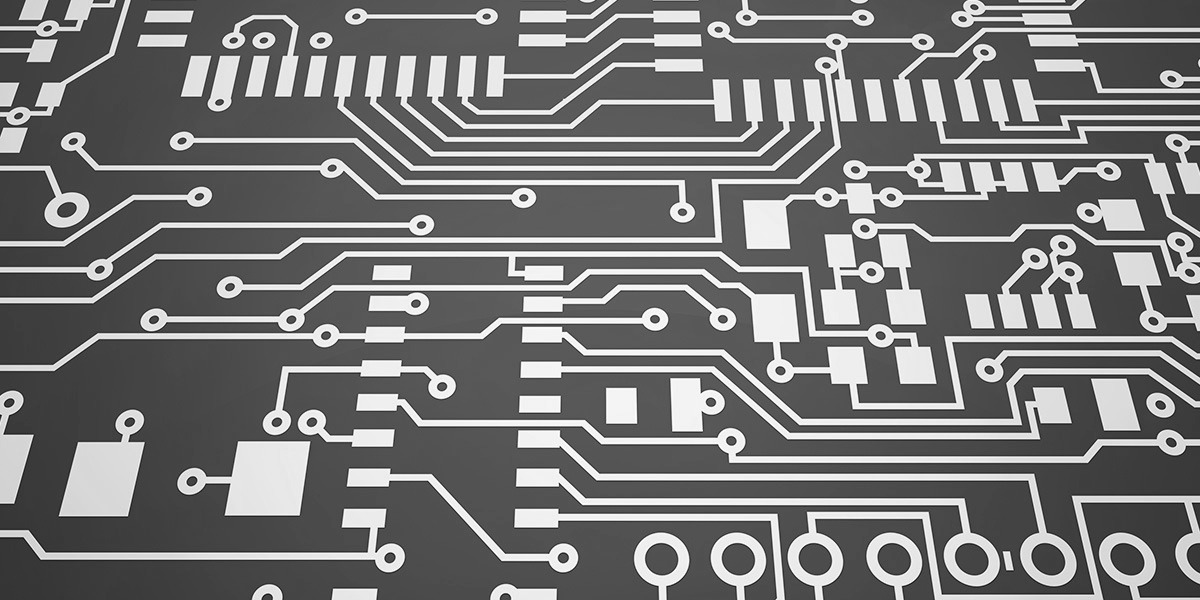
#> input picture PCB.jpg, 1200 x 600 px
$ python harris_corner_detector.py
#> lines starting #> are read from the running program, lines starting #| are printed output that depends on the picture
from skimage import io
import numpy as np
from scipy.ndimage import gaussian_filter
from scipy.signal import convolve2d
from matplotlib import pyplot as plt

img = io.imread('PCB.jpg', as_gray = True)
#> img is the input picture: shape (600, 1200) float64; min 0.00392, max 1, mean 0.468
img1 = io.imread('PCB.jpg') # placeholder to indicate the corners later

smoothened_img = gaussian_filter(img, 1)

# gradient along x-axis
sobel_x = np.array([[-1, 0, 1],
                    [-2, 0, 2],
                    [-1, 0, 1]])

# gradient along y-axis
sobel_y = np.array([[-1, -2, -1],
                    [0, 0 ,0],
                    [1, 2, 1]])

# Forming the structure tensor for the input image
grad_x = convolve2d(smoothened_img, sobel_x, mode = 'same', boundary = 'symm')
grad_y = convolve2d(smoothened_img, sobel_y, mode = 'same', boundary = 'symm')
grad_x_square = grad_x * grad_x
grad_y_square = grad_y * grad_y
grad_x_y = grad_x * grad_y

smoothened_grad_x_square = gaussian_filter(grad_x_square, 1)
smoothened_grad_y_square = gaussian_filter(grad_y_square, 1)
smoothened_grad_x_y = gaussian_filter(grad_x_y, 1)
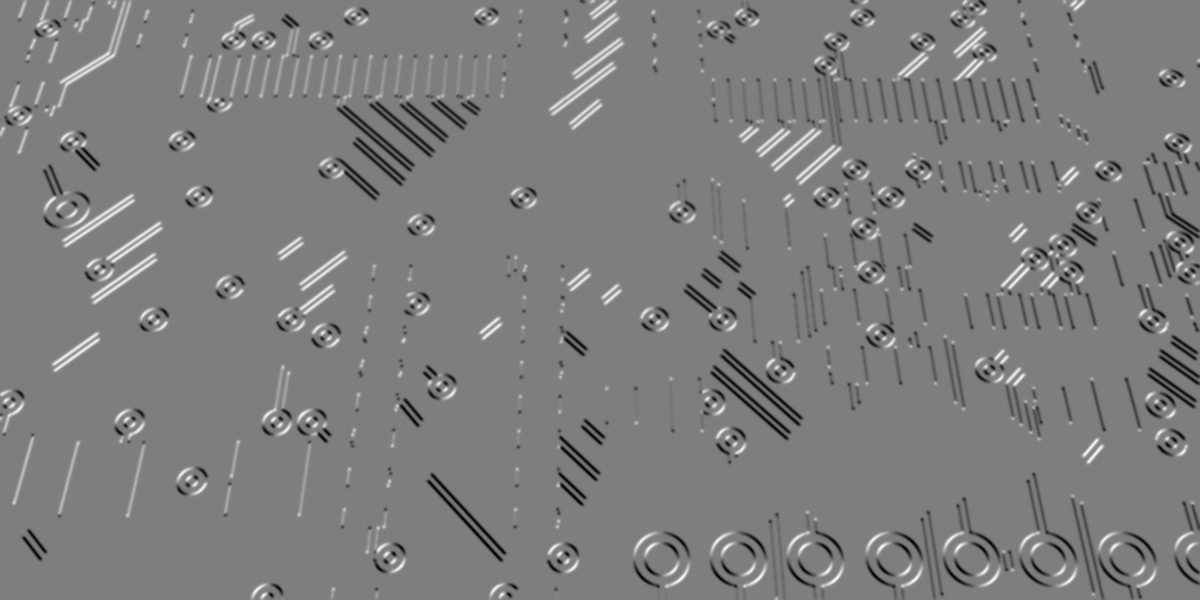
#> smoothened_grad_x_y: shape (600, 1200) float64; min -1.05, max 1.07, mean -0.00577; drawn with min black and max white

ad = smoothened_grad_x_square * smoothened_grad_y_square
bc = smoothened_grad_x_y * smoothened_grad_x_y
trace_matrix = smoothened_grad_x_square + smoothened_grad_y_square
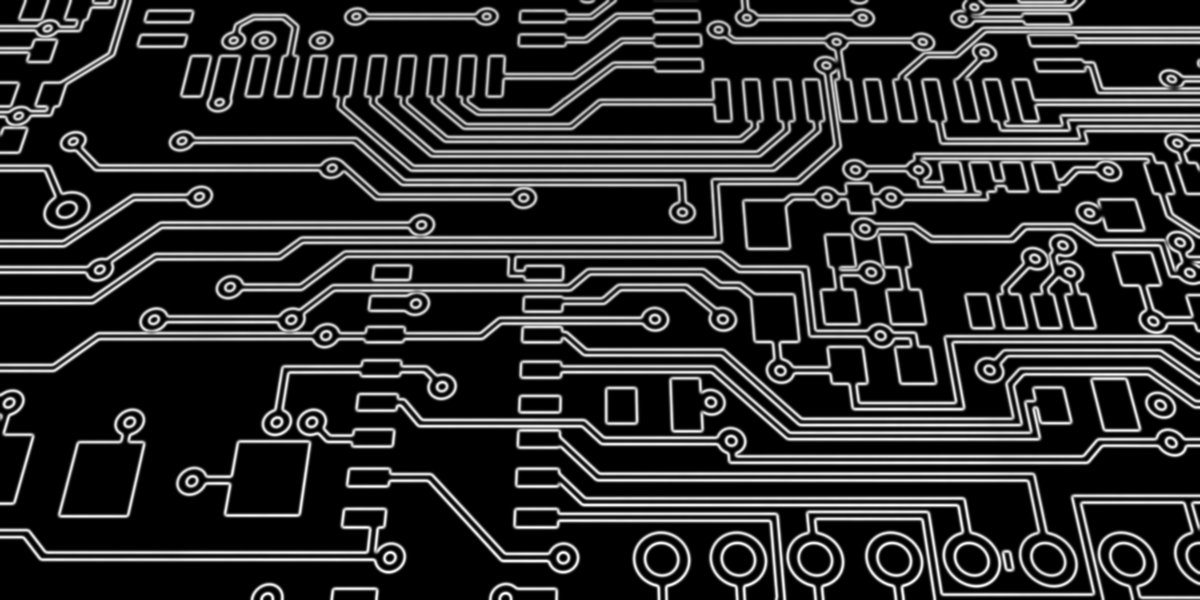
#> trace_matrix: shape (600, 1200) float64; min 0, max 2.26, mean 0.41; drawn with min black and max white
trace_matrix_square = trace_matrix * trace_matrix
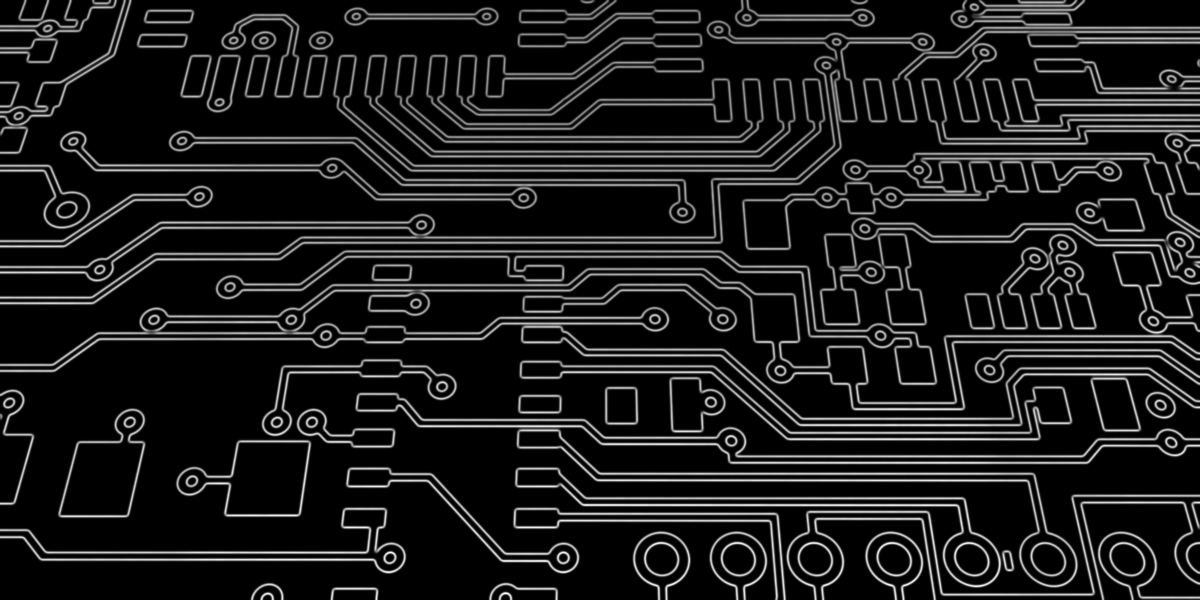
#> trace_matrix_square: shape (600, 1200) float64; min 0, max 5.13, mean 0.563; drawn with min black and max white
det_J = ad-bc
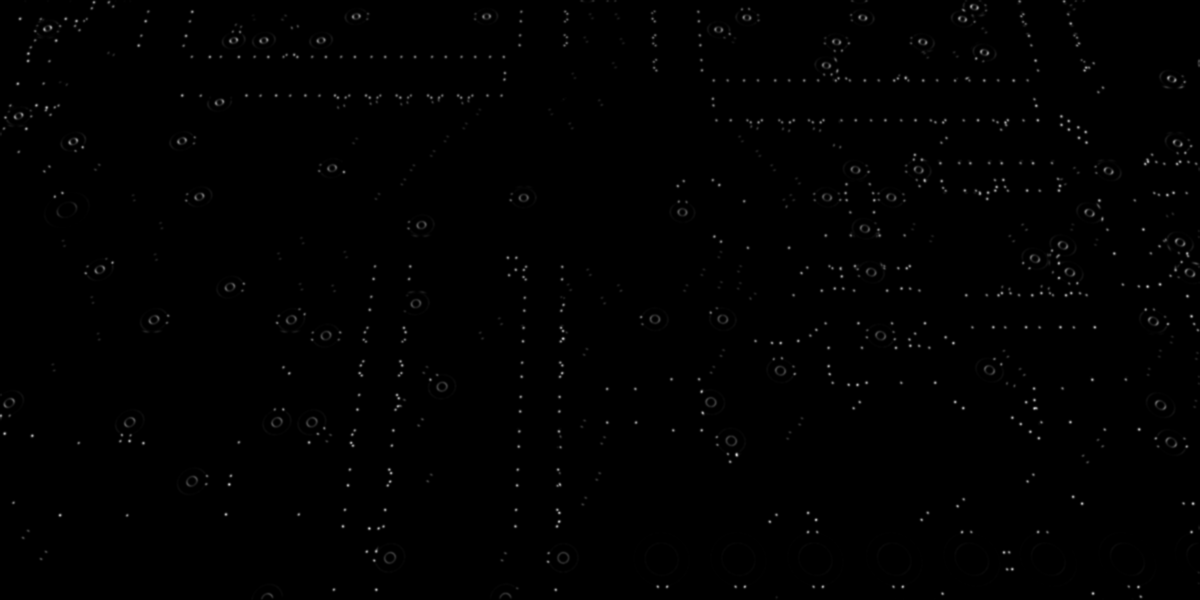
#> det_J: shape (600, 1200) float64; min 0, max 0.801, mean 0.00489

# Computing the response by: det(J) - k Trace(M)^2, where k is an empirically chosen value
k = 0.05
corner_matrix = (-k * trace_matrix_square) + det_J
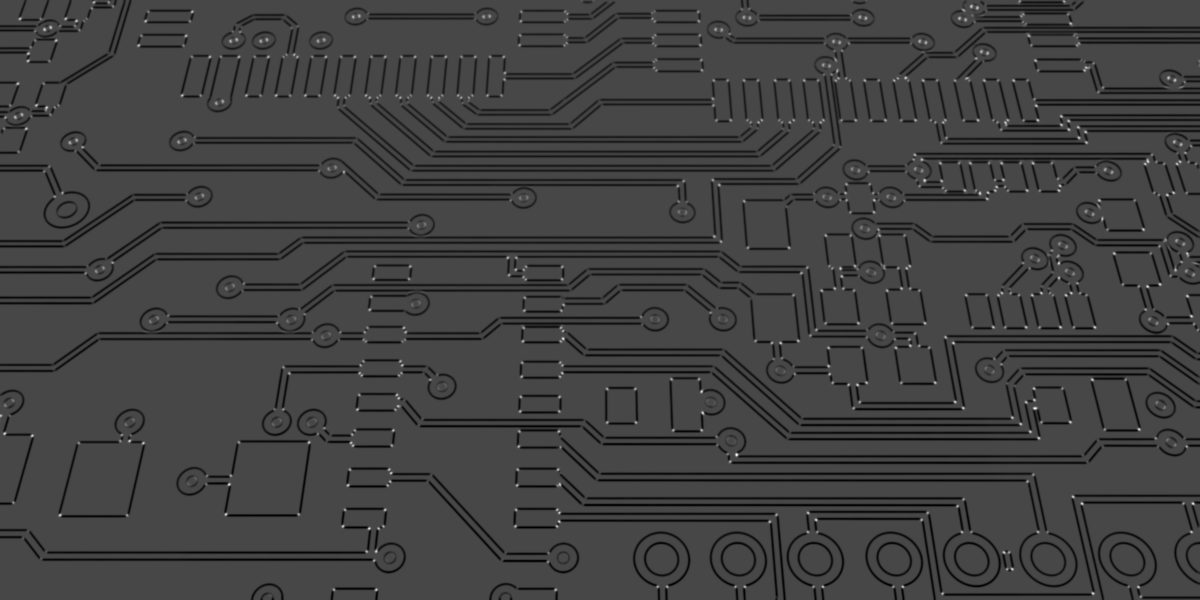
#> corner_matrix: shape (600, 1200) float64; min -0.244, max 0.623, mean -0.0232; drawn with min black and max white

# Indicate corner pixels in red
img1[corner_matrix > k] = [255, 0, 0]
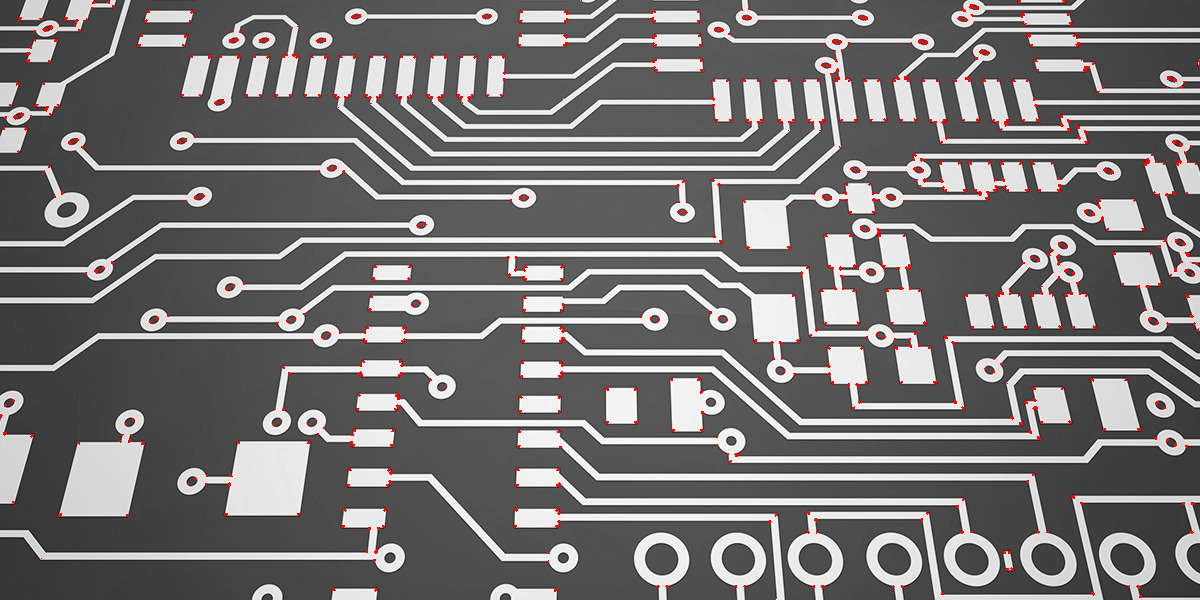
#> img1: shape (600, 1200, 3); mean R, G, B 120.4, 117.8, 117.8

fig, (ax1, ax2) = plt.subplots(1, 2)
ax1.imshow(img, cmap = 'gray')
ax1.set_title("Input Image")
ax2.imshow(img1)
ax2.set_title("Result")
